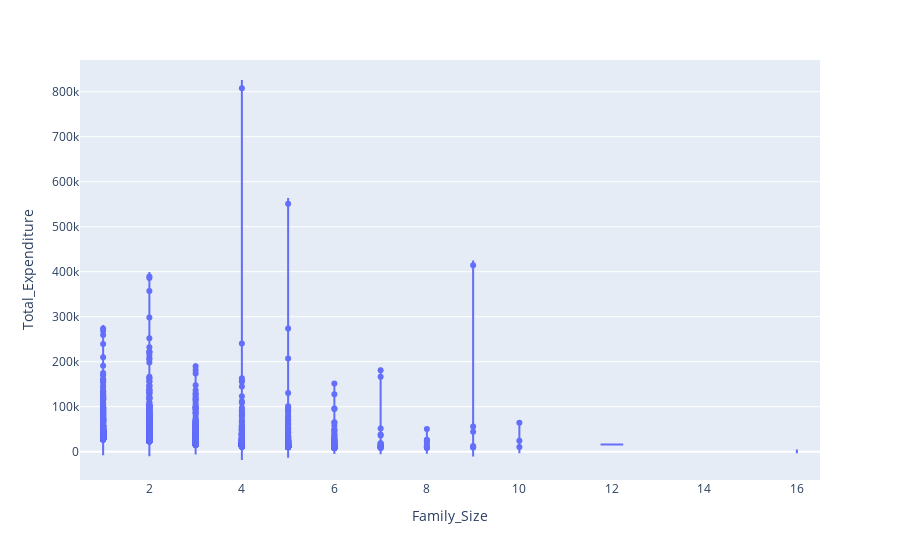

Notebook source saved alongside this figure:
### Code cell
px.violin(df_healthcare, x = 'Family_Size',y = 'Total_Expenditure')
# here we can see not there is not a lot of coorelation between #of children and amoumt of children

### Figure 1 — Plotly figure (JSON) as saved in the notebook; plotly's stock layout.template omitted (floating-point values rounded to 4 significant figures; data arrays with more than 128 entries replaced by an {"elided": "..."} marker saying what was removed)
{"data": [{"alignmentgroup": "True", "box": {"visible": false}, "hovertemplate": "Family_Size=%{x}<br>Total_Expenditure=%{y}<extra></extra>", "legendgroup": "", "marker": {"color": "#636efa"}, "name": "", "offsetgroup": "", "orientation": "v", "scalegroup": "True", "showlegend": false, "type": "violin", "x": {"elided": "16765 int values"}, "x0": " ", "xaxis": "x", "y": {"elided": "16765 int values"}, "y0": " ", "yaxis": "y"}], "layout": {"autosize": true, "dragmode": "zoom", "legend": {"tracegroupgap": 0}, "margin": {"t": 60}, "violinmode": "group", "xaxis": {"anchor": "y", "autorange": true, "domain": [0, 1], "range": [0.5, 16.5], "showspikes": false, "title": {"text": "Family_Size"}, "type": "linear"}, "yaxis": {"anchor": "x", "autorange": true, "domain": [0, 1], "range": [-62810.0, 870400.0], "showspikes": false, "title": {"text": "Total_Expenditure"}, "type": "linear"}}}
